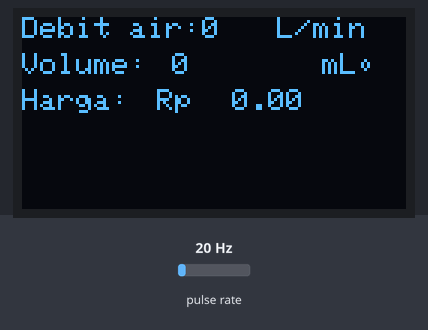
A sketch run on a simulated ESP8266 (NodeMCU). Shown: 128×64 one-colour display. Wiring (inferred from the names in the program): pulse sensor: data D3. The test bench sets the inputs (shaded band); at power-on: pulse rate 20 Hz. What the sketch prints to the serial monitor is not drawn.

Above: at 1.6 s.
1.7 s: pulse rate set to 4 Hz
At 2.8 s:
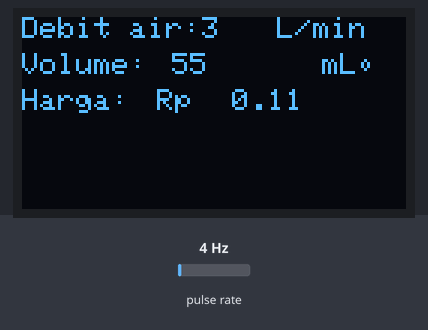
4.7 s: pulse rate set to 50 Hz
At 5.6 s:
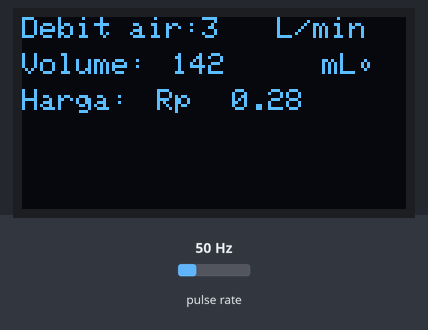
7.5 s: pulse rate set to 100 Hz
At 8.8 s:
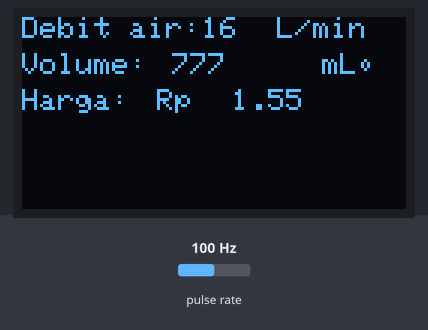
Timing chart, 0 to 10.5 s (numbered marks = the images above; inputs shaded):
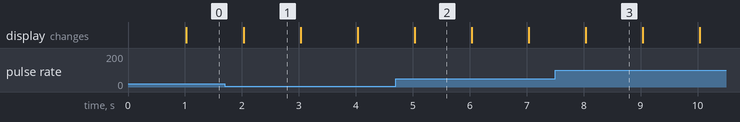

The sketch:

program_smart_water.ino
```cpp
#define _DISABLE_TLS_

#include <ThingerESP8266.h>
#include <ESP8266WiFi.h>
#include <SPI.h>
#include <Wire.h>
#include <Adafruit_GFX.h>
#include <Adafruit_SSD1306.h>
#define OLED_RESET LED_BUILTIN

#define USERNAME "test123"
#define DEVICE_ID "SWM"
#define DEVICE_CREDENTIAL "ABCDEFGHIJ"

#define SSID "test123"
#define SSID_PASSWORD "test123"
Adafruit_SSD1306 display(OLED_RESET);

byte indikator = 13;

byte sensorInt = 0;
byte flowsensor = D3;

float konstanta = 4.5; //konstanta flow meter

volatile byte pulseCount;

float debit;
float harga;
unsigned int flowmlt;
unsigned long totalmlt;

unsigned long oldTime;

ThingerESP8266 thing(USERNAME, DEVICE_ID, DEVICE_CREDENTIAL);

void setup()
{
display.begin(SSD1306_SWITCHCAPVCC, 0x3C);
display.clearDisplay();
display.display();
display.setTextSize(1);
display.setTextColor(WHITE);
display.setCursor(0, 0);

// Inisialisasi port serial
Serial.begin(9600);

pinMode(flowsensor, INPUT);

pulseCount = 0;
debit = 0.0;
flowmlt = 0;
totalmlt = 0;
oldTime = 0;
harga = 0.0;

// digital pin control example (i.e. turning on/off a light, a relay, configuring aparameter, etc)
thing["sensor"] >> [](pson& out){

digitalWrite(flowsensor, HIGH);

attachInterrupt(digitalPinToInterrupt(D3), pulseCounter, FALLING);

out["debit"] = debit;
out["volume"] = totalmlt;
out["harga"] = harga;

};
}

void loop()
{
thing.handle();
display.clearDisplay();
if((millis() - oldTime) > 1000)
{
detachInterrupt(sensorInt);
debit = ((1000.0 / (millis() - oldTime)) * pulseCount) / konstanta;
oldTime = millis();
flowmlt = (debit / 60) * 1000;
totalmlt += flowmlt;
harga = totalmlt*0.002;

unsigned int frac;

Serial.print("Debit air: ");
Serial.print(int(debit));
Serial.print("L/min");
Serial.print("\t");
display.setCursor(0, 0);
display.print("Debit air: ");
display.setCursor(60, 0);
display.print(int(debit));
display.setCursor(85, 0);
display.print("L/min");


Serial.print("Volume: ");
Serial.print(totalmlt);
Serial.print("mL");
Serial.print("\t");
display.setCursor(0, 12);
display.print("Volume: ");
display.setCursor(50, 12);
display.print(totalmlt);
display.setCursor(100, 12);
display.print("mL");
display.print("\t");

Serial.print("Harga: ");
Serial.print("Rp  ");
Serial.println(harga);
display.setCursor(0, 24);
display.print("Harga: ");
display.setCursor(45, 24);
display.print("Rp  ");
display.setCursor(70, 24);
display.println(harga);
display.display();


pulseCount = 0;

attachInterrupt(digitalPinToInterrupt(D3), pulseCounter, FALLING);
}
}


void pulseCounter()
{
// Increment the pulse counter
pulseCount++;
}
```

Measured:
- what the display in image 1 shows lasts 1.0 s, from 2.0 s to 3.0 s
